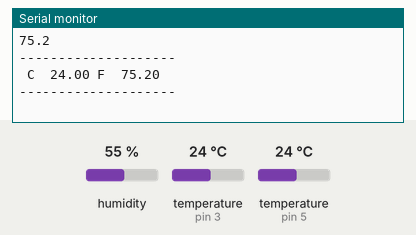
Simulated run of this sketch. Board: Arduino Uno, built with avr-gcc and run on an emulated ATmega328P. Parts: the last lines printed to the serial monitor. Inputs (shaded band) come from the test bench; at power-on: temperature (sensors on pin 3, pin 5) 24 °C, humidity 55 %.

Above: at 4.4 s.
4.5 s: temperature (sensor on pin 3) set to 41 °C
12.1 s: temperature (sensor on pin 5) set to 12 °C
At 15.7 s:
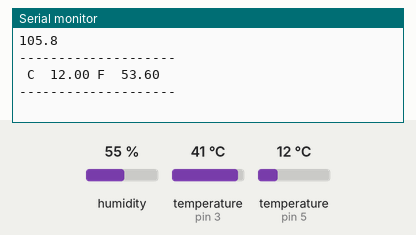
15.9 s: humidity set to 22 %
19.7 s: temperature (sensor on pin 5) set to 19 °C
At 22.0 s:
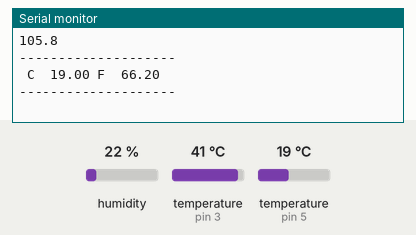
23.5 s: humidity set to 40 %
Timing chart, 0 to 26.5 s (numbered marks = the images above; inputs shaded):
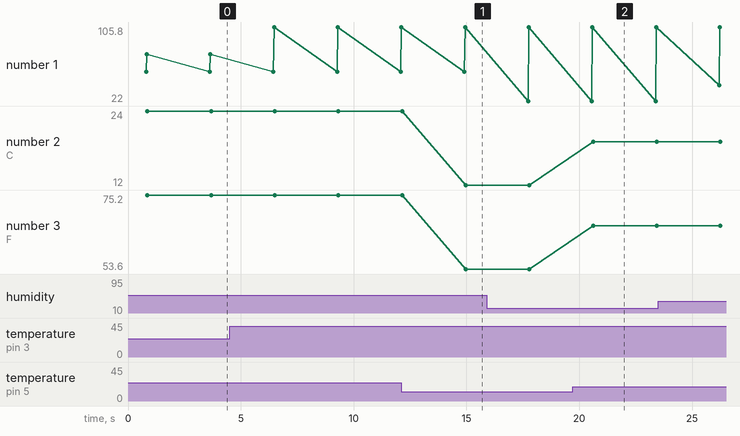

The sketch:

dht_ds.ino
```cpp
#include<dht.h>
#include <OneWire.h>
#include <DallasTemperature.h>

dht DHT;
#define DHT_PIN 3
#define ONE_WIRE_BUS 5
OneWire oneWire(ONE_WIRE_BUS);
DallasTemperature sensors(&oneWire);

float Celcius=0;
float Fahrenheit=0;

void setup() {
  Serial.begin(9600);
  sensors.begin();
  Serial.println("DHT11");
}


void loop() { // READ DATA
  sensors.requestTemperatures(); //DS18B20
  int chk = DHT.read11(DHT_PIN); //DHT11

  // if (digitalRead(0)>35){
  //   digitalWrite(A3, HIGH);
  //   delay(75000);
  //   digitalWrite(A3, LOW);
  // }

  Serial.println(" Humidity " );
  Serial.println(DHT.humidity, 1);
  Serial.println(" ");
  Serial.println(" Temparature ");
  Serial.println(DHT.temperature * 1.8 + 32, 1);
  Serial.println("--------------------");

  Celcius=sensors.getTempCByIndex(0);
  Fahrenheit=sensors.toFahrenheit(Celcius);


  Serial.print(" C  ");
  Serial.print(Celcius);
  Serial.print(" F  ");
  Serial.println(Fahrenheit);
  Serial.println("--------------------");
  Serial.println(" ");
  delay(2000);
}

//my
```

Measured:
- after the input at 12.1 s, the serial monitor: prints a new line after 2.9 s (image 1)
- after the input at 19.7 s, the serial monitor: prints a new line after 0.91 s (image 2)
- plotted number 2: 24 → 12 after the input at 12.1 s, 12 → 19 after the input at 19.7 s
- plotted number 3: 75.2 → 53.6 after the input at 12.1 s, 53.6 → 66.2 after the input at 19.7 s
